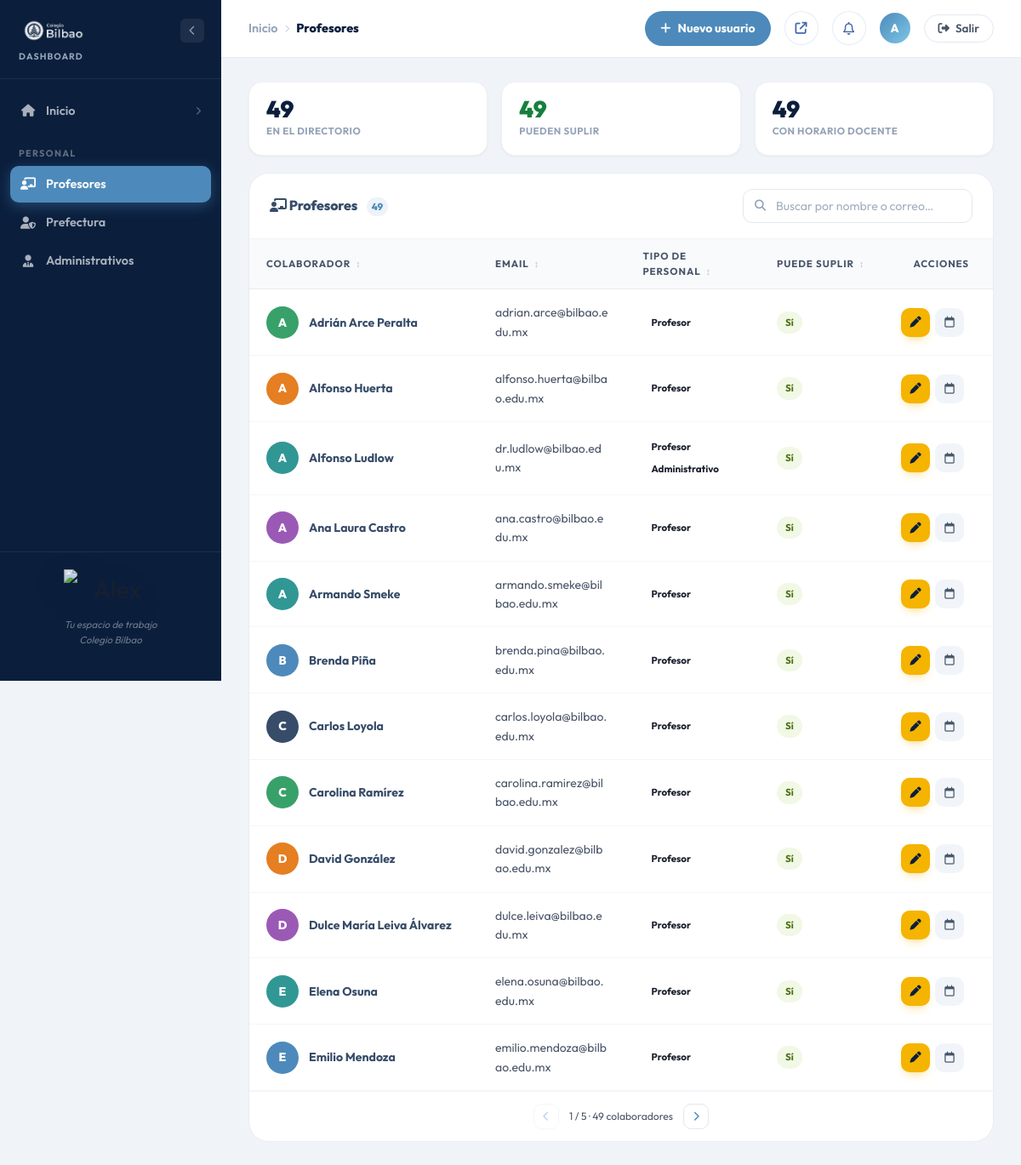
/dashboard/profesores (signed in), run on the app's committed database.
### tables this page shows
CREATE TABLE usuarios (
    id               INT UNSIGNED  NOT NULL AUTO_INCREMENT,
    nombre           VARCHAR(120)  NOT NULL,
    email            VARCHAR(180)  NOT NULL,
    password         VARCHAR(255)  NOT NULL,
    rol              ENUM('superadmin','administrador','usuario') NOT NULL DEFAULT 'usuario',
    rol_redaccion    ENUM('revisor','editor') NULL,   
    tipo_personal    SET('profesor','prefecto','administrativo') NULL,  
    puede_suplir     TINYINT(1)    NOT NULL DEFAULT 1,  
    modulos          VARCHAR(255)  NULL,           
    fecha_nacimiento DATE          NULL,           
    avatar           VARCHAR(255)  NULL,
    ultimo_acceso    DATETIME      NULL,
    creado_en        TIMESTAMP     NOT NULL DEFAULT CURRENT_TIMESTAMP,
    PRIMARY KEY (id),
    UNIQUE KEY uq_email (email)
);

### views/blog/personal/index.php (the view, shortened to what the rows shown need)
<?php
$avatarColors = ['#4D8ABB', '#374C69', '#38A169', '#E67E22', '#9B59B6', '#319795'];
$iconos = ['profesores' => 'fa-chalkboard-user', 'prefectura' => 'fa-user-shield', 'administrativos' => 'fa-user-tie'];
$icono  = $iconos[$slug] ?? 'fa-users';
$rolSesion = $_SESSION['blog_usuario']['rol'] ?? '';
$puedeEditar = in_array($rolSesion, ['administrador', 'superadmin'], true);
function tipoChips(?string $tipos): string {
    $labels = ['profesor' => 'Profesor', 'prefecto' => 'Prefecto', 'administrativo' => 'Administrativo'];
    $out = [];
    foreach (array_filter(array_map('trim', explode(',', (string)$tipos))) as $t) {
        $out[] = '<span class="admin-badge">' . htmlspecialchars($labels[$t] ?? ucfirst($t)) . '</span>';
    }
    return $out ? implode(' ', $out) : '<span style="color:#94A3B8;">—</span>';
}
function esDocente(?string $tipos): bool {
    return in_array('profesor', array_filter(array_map('trim', explode(',', (string)$tipos))), true);
}
$esDirectorioDocente = $slug === 'profesores';
$total    = count($usuarios ?? []);
?>
<div class="admin-layout">
    <div class="admin-main">
        <main class="admin-content">
            <div class="admin-panel">
                <div class="admin-panel__header per-head">
                    <h2 class="admin-panel__title">
                        <i class="fa-solid <?= s($icono) ?>"></i> <?= s($titulo) ?>
                        <span class="admin-panel__count" data-per-count><?= $total ?></span>
                    </h2>
                </div>
                <?php if (empty($usuarios)): ?>
                <div class="admin-empty-state">
                    <img src="/build/assets/img/alex/alex-point.png" alt="Alex" class="admin-empty-state__img">
                    <p class="admin-empty-state__text">Aún no hay personal con este tipo. Edita un usuario y asígnale el tipo <strong><?= s($tipo) ?></strong>.</p>
                    <a href="/dashboard/usuarios" class="admin-btn admin-btn--primary"><i class="fa-solid fa-users"></i> Ir a Usuarios</a>
                </div>
                <?php else: ?>
                <div class="per-table-wrap">
                    <table class="admin-table per-table" id="perTable" data-table data-table-per="12" data-table-noun="colaboradores">
                        <thead>
                            <tr>
                                <th class="per-col-name" data-sort="text">Colaborador</th>
                                <th class="per-col-mail" data-sort="text">Email</th>
                                <th class="per-col-tipo" data-sort="text">Tipo de personal</th>
                                <?php if ($esDirectorioDocente): ?>
                                <th class="per-col-supl" data-sort="text">Puede suplir</th>
                                <?php endif; ?>
                                <th class="per-col-act">Acciones</th>
                            </tr>
                        </thead>
                        <tbody>
                        <?php foreach ($usuarios as $i => $u): ?>
                            <?php
                                $color   = $avatarColors[$u->id % count($avatarColors)];
                                $inicial = strtoupper(mb_substr($u->nombre, 0, 1));
                                $suple   = (int)($u->puede_suplir ?? 1) === 1;
                            ?>
                            <tr data-per-row data-pager-item<?= $i >= 12 ? ' class="is-hidden"' : '' ?>
                                data-nombre="<?= s(mb_strtolower($u->nombre . ' ' . $u->email)) ?>">
                                <td data-val="<?= s($u->nombre) ?>">
                                    <div class="per-user">
                                        <div class="admin-topbar__avatar per-user__ava" style="background:<?= s($color) ?>;">
                                            <?php if ($u->avatar): ?>
                                                <img src="<?= s($u->avatar) ?>" alt="" onerror="this.parentElement.textContent='<?= s($inicial) ?>'">
                                            <?php else: ?><?= s($inicial) ?><?php endif; ?>
                                        </div>
                                        <div class="admin-table__title"><?= s($u->nombre) ?></div>
                                    </div>
                                </td>
                                <td class="per-mail"><?= s($u->email) ?></td>
                                <td data-val="<?= s((string)$u->tipo_personal) ?>"><?= tipoChips($u->tipo_personal) ?></td>
                                <?php if ($esDirectorioDocente): ?>
                                <td data-val="<?= $suple ? 'Sí' : 'No' ?>">
                                    <?php if ($suple): ?>
                                        <span class="admin-badge admin-badge--published">Sí</span>
                                    <?php else: ?>
                                        <span class="admin-badge">No</span>
                                    <?php endif; ?>
                                </td>
                                <?php endif; ?>
                                <td>
                                    <div class="admin-table__actions">
                                        <?php if ($puedeEditar): ?>
                                        <a href="/dashboard/usuarios/editar?id=<?= (int)$u->id ?>" class="admin-act admin-act--edit" title="Editar"><i class="fa-solid fa-pen"></i></a>
                                        <?php endif; ?>
                                        <?php if (esDocente($u->tipo_personal)): ?>
                                        <a href="/dashboard/horarios/profesor?id=<?= (int)$u->id ?>" class="admin-act admin-act--ghost" title="Ver horario"><i class="fa-regular fa-calendar"></i></a>
                                        <?php endif; ?>
                                    </div>
                                </td>
                            </tr>
                        <?php endforeach; ?>
                        </tbody>
                    </table>
                </div>
                <?php endif; ?>
            </div>
        </main>
    </div>
</div>

### data on the page
usuarios: nombre "A", nombre "Adrián Arce Peralta", email "adrian.arce@bilbao.edu.mx", tipo_personal "Profesor", puede_suplir "Sí"
usuarios: nombre "A", nombre "Alfonso Huerta", email "alfonso.huerta@bilbao.edu.mx", tipo_personal "Profesor", puede_suplir "Sí"
usuarios: nombre "A", nombre "Alfonso Ludlow", email "dr.ludlow@bilbao.edu.mx", tipo_personal "Profesor Administrativo", puede_suplir "Sí"
usuarios: nombre "A", nombre "Ana Laura Castro", email "ana.castro@bilbao.edu.mx", tipo_personal "Profesor", puede_suplir "Sí"
usuarios: nombre "A", nombre "Armando Smeke", email "armando.smeke@bilbao.edu.mx", tipo_personal "Profesor", puede_suplir "Sí"
usuarios: nombre "B", nombre "Brenda Piña", email "brenda.pina@bilbao.edu.mx", tipo_personal "Profesor", puede_suplir "Sí"
usuarios: nombre "C", nombre "Carlos Loyola", email "carlos.loyola@bilbao.edu.mx", tipo_personal "Profesor", puede_suplir "Sí"
usuarios: nombre "C", nombre "Carolina Ramírez", email "carolina.ramirez@bilbao.edu.mx", tipo_personal "Profesor", puede_suplir "Sí"
usuarios: nombre "D", nombre "David González", email "david.gonzalez@bilbao.edu.mx", tipo_personal "Profesor", puede_suplir "Sí"
usuarios: nombre "D", nombre "Dulce María Leiva Álvarez", email "dulce.leiva@bilbao.edu.mx", tipo_personal "Profesor", puede_suplir "Sí"
usuarios: nombre "E", nombre "Elena Osuna", email "elena.osuna@bilbao.edu.mx", tipo_personal "Profesor", puede_suplir "Sí"
usuarios: nombre "E", nombre "Emilio Mendoza", email "emilio.mendoza@bilbao.edu.mx", tipo_personal "Profesor", puede_suplir "Sí"

### other printed values
$_cr['label'] "Inicio"
$_cr['label'] "Profesores"
$_tbInicial "A"
$total "49"
$nSuplen "49"
$nDocente "49"
s($titulo) "Profesores"
